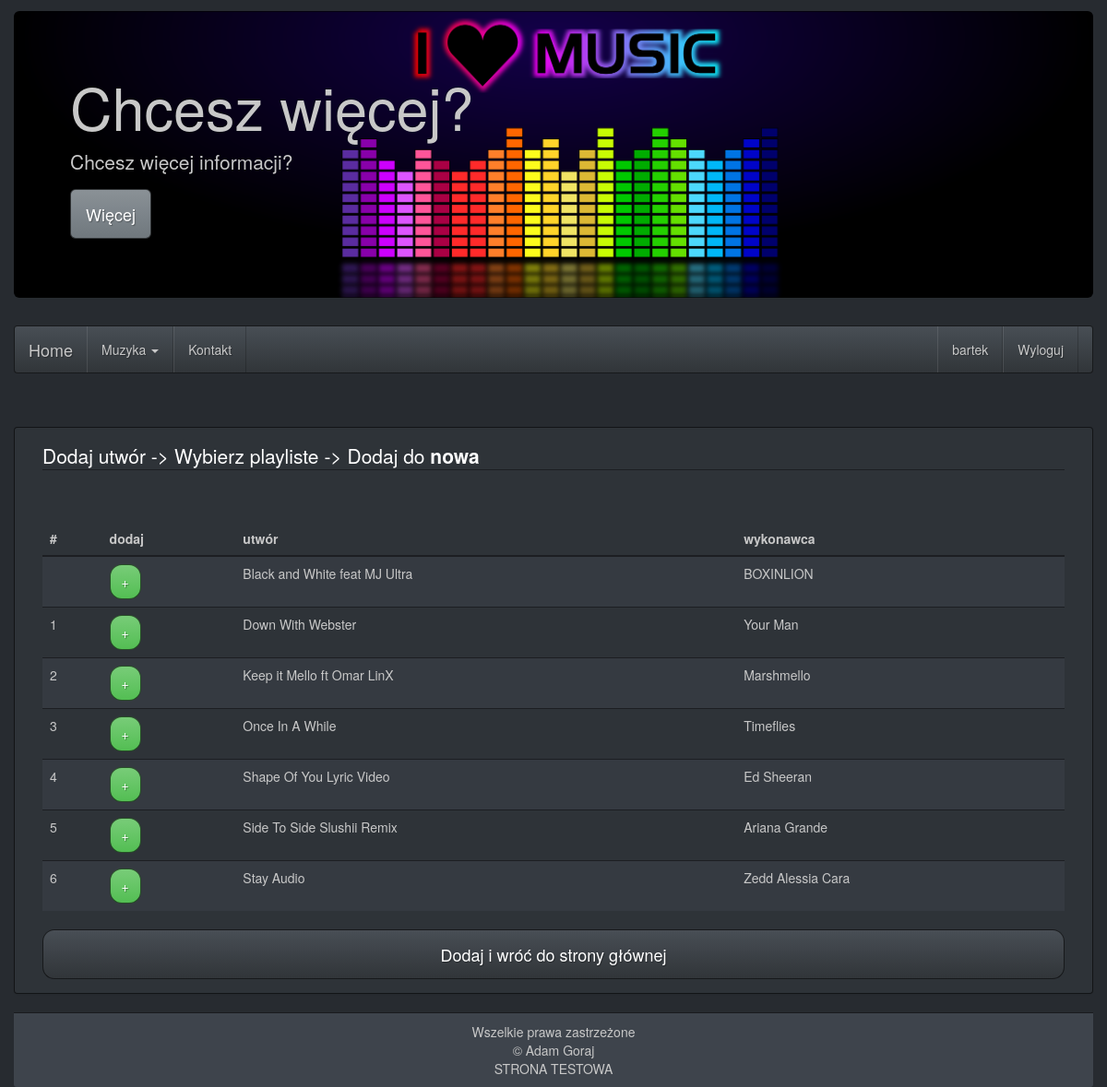
Screenshot of /?p=dodajutwor&id=4 (signed in) with the database file from the repository.
### tables this page shows
CREATE TABLE IF NOT EXISTS `playlist` (
  `id` int(7) NOT NULL AUTO_INCREMENT,
  `name` text NOT NULL,
  `image` longblob NOT NULL,
  `id_user` int(7) NOT NULL,
  PRIMARY KEY (`id`),
  KEY `id_user` (`id_user`)
);

CREATE TABLE IF NOT EXISTS `music` (
  `id` int(7) NOT NULL AUTO_INCREMENT,
  `name` text NOT NULL,
  `author` text NOT NULL,
  `url` text NOT NULL,
  PRIMARY KEY (`id`)
);

### model/Music.php (called while the page is built, shortened)
<?php
class Music {
	public static function getAvaiableMusic($dbConnect,$idPlaylist) {
		$db = $dbConnect;
		$db->connect();
		$sql="SELECT *
			FROM music
			WHERE music.id NOT IN (
			SELECT track.id_music
			FROM track
			WHERE track.id_playlist=$idPlaylist
			);";
		$result = $db->doQuery($sql);
		return $result;
	}
}

### database/DatabaseConnect.php (called while the page is built, shortened)
<?php
class DatabaseConnect {
	private $user='u960822207_niko';
	private $password='elo123';
	private $host='mysql.hostinger.pl';
	private $base='u960822207_audio';
	private $connection;
	public function getConnection() {
		return $this->connection;
	}
	public function doQuery($sql) {
		return $this->connection->query($sql);
	}
	public function connect() {
		try {
			$this->connection= new mysqli($this->host,$this->user,$this->password,$this->base);
		} catch (Exception $e) {
		}
	}
}

### model/Playlist.php (called while the page is built, shortened)
<?php
class Playlist {
	public static function getPlaylist($dbConnect,$id) {
		$db = $dbConnect;
		$db->connect();
		$sql = "SELECT *
            FROM playlist
            WHERE id=".$id."
            AND id_user =".$_SESSION['id'].";";
		$result = $db->doQuery($sql);
		return $result;
	}
}

### views/dodaj_utwor.php (the view, shortened to what this page needs)
<?php
include_once 'model/Playlist.php';
include_once 'model/Music.php';
if(isset($_GET['id'])) {
    $idPlaylist = $_GET['id'];
    $playlist = Playlist::getPlaylist($dbConnection, $_GET['id']);
    $result = $playlist->fetch_array(MYSQLI_ASSOC);
    $music = Music::getAvaiableMusic($dbConnection,$idPlaylist);
    echo '
<div class="container panel panel-default" style="margin-top: 5%">
    <div class="panel-body">
                <legend>Dodaj utwór -> Wybierz playliste -> Dodaj do <b> ' . $result['name'] . '</b> </legend>
                     <table id="table" class="table table-striped table-hover" style="margin-top: 5%">
                        <thead>
                        <tr>
                            <th>#</th>
                            <th>dodaj</th>
                            <th>utwór</th>
                            <th>wykonawca</th>
                        </tr>
                        </thead>
                        <tbody>
                        ';
                        while($musicRes = $music->fetch_array(MYSQLI_ASSOC)) {
                            echo '
                            <tr>
                            <td>'.$i.'</td>
                            <td>';
                                echo'
                                   <button id="'.$musicRes['id'].'" class="btn btn-success"
                                        onclick=ajax_add('.$musicRes['id'].','.$idPlaylist.')
                                    style="border-radius: 13px">+</button>';
                            echo '
                            </td>
                            <td>'.$musicRes['name'].'</td>
                            <td>'.$musicRes['author'].'</td>
                        </tr >
                        ';
                            $i++;
                        }
                        echo'
                        </tbody>
                     </table>
                     <a href="?p=homepage"
                        class="btn btn-default btn-lg btn-block center-block"
                        style="border-radius: 13px">Dodaj i wróć do strony głównej</a>
    </div>
</div>';
}
?>

### public/css/style.css (style rules this page uses)
body { padding: 0; margin: 0; }
.container { width: 100%; }

### rows the page displays
playlist: name "nowa"
music: name "Black and White feat MJ Ultra", author "BOXINLION"
music: name "Down With Webster", author "Your Man"
music: name "Keep it Mello ft Omar LinX", author "Marshmello"
music: name "Once In A While", author "Timeflies"
music: name "Shape Of You Lyric Video", author "Ed Sheeran"
music: name "Side To Side Slushii Remix", author "Ariana Grande"
music: name "Stay Audio", author "Zedd Alessia Cara"

### other values shown
$_SESSION['login'] "bartek"
